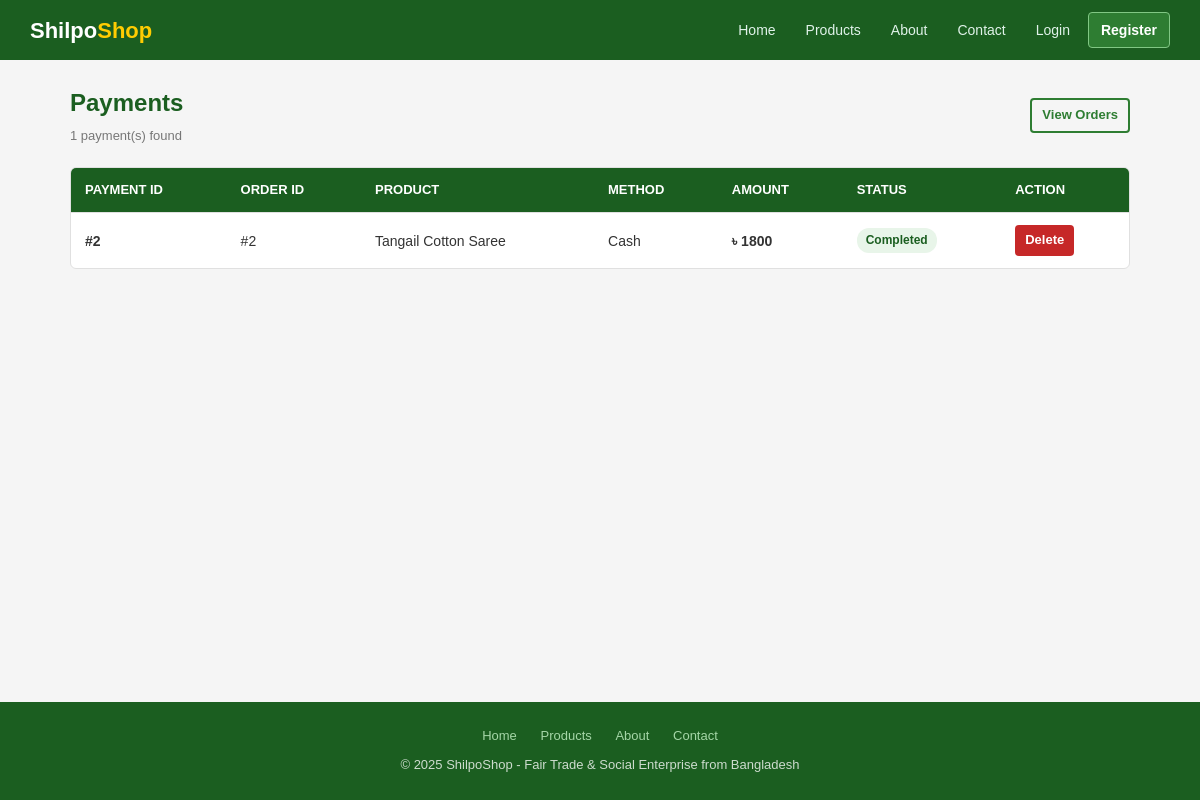
The page /payments/ on the database its author committed.
### payments_app/models.py (models this page shows, shortened)
class Payment(models.Model):
    METHOD_CHOICES = [
        ('Cash', 'Cash'),
        ('Card', 'Card'),
        ('Bkash', 'Bkash'),
    ]
    STATUS_CHOICES = [
        ('Pending', 'Pending'),
        ('Completed', 'Completed'),
    ]
    order = models.OneToOneField(
        Order,
        on_delete=models.CASCADE
    )
    payment_method = models.CharField(
        max_length=20,
        choices=METHOD_CHOICES
    )
    amount = models.IntegerField()
    payment_status = models.CharField(
        max_length=20,
        choices=STATUS_CHOICES,
        default='Pending'
    )

### orders_app/models.py (models this page shows, shortened)
class Order(models.Model):
    STATUS_CHOICES = [
        ('Pending', 'Pending'),
        ('Processing', 'Processing'),
        ('Delivered', 'Delivered'),
        ('Cancelled', 'Cancelled'),
    ]
    user = models.ForeignKey(
        User,
        on_delete=models.CASCADE
    )
    product = models.ForeignKey(
        Product,
        on_delete=models.CASCADE
    )
    quantity = models.PositiveIntegerField(default=1)
    total_price = models.IntegerField(default=0)
    status = models.CharField(
        max_length=20,
        choices=STATUS_CHOICES,
        default='Pending'
    )

### products_app/models.py (models this page shows, shortened)
class Product(models.Model):
    category = models.ForeignKey(
        Category,
        on_delete=models.CASCADE
    )
    product_name = models.CharField(
        max_length=200
    )
    description = models.TextField()
    price = models.IntegerField()
    stock = models.IntegerField(
        default=0
    )
    image = models.ImageField(
        upload_to='products/',
        blank=True,
        null=True
    )

### payments_app/views.py (the view)
def payment_list(request):
    payments = Payment.objects.all()
    return render(request, 'payments_app/payment_list.html', {
        'payments': payments
    })

### templates/payments_app/payment_list.html (shortened to what this page needs)
{% extends 'base.html' %}
{% block content %}
<div class="page-heading">
    <div>
        <h1>Payments</h1>
        <p>{{ payments|length }} payment(s) found</p>
    </div>
    <a href="{% url 'order_list' %}" class="btn btn-outline-green btn-sm">View Orders</a>
</div>
{% if payments %}
<div class="table-wrap">
    <table>
        <thead>
            <tr>
                <th>Payment ID</th>
                <th>Order ID</th>
                <th>Product</th>
                <th>Method</th>
                <th>Amount</th>
                <th>Status</th>
                <th>Action</th>
            </tr>
        </thead>
        <tbody>
            {% for payment in payments %}
            <tr>
                <td><strong>#{{ payment.id }}</strong></td>
                <td>#{{ payment.order.id }}</td>
                <td>{{ payment.order.product.product_name }}</td>
                <td>{{ payment.payment_method }}</td>
                <td><strong>&#2547; {{ payment.amount }}</strong></td>
                <td>
                    {% if payment.payment_status == "Completed" %}
                        <span class="badge badge-green">{{ payment.payment_status }}</span>
                    {% else %}
                        <span class="badge badge-orange">{{ payment.payment_status }}</span>
                    {% endif %}
                </td>
                <td>
                    <a href="{% url 'delete_payment' payment.id %}"
                       class="btn btn-red btn-sm">Delete</a>
                </td>
            </tr>
            {% endfor %}
        </tbody>
    </table>
</div>
{% else %}
<div class="empty-state">
    <div class="empty-icon">&#128179;</div>
    <p>No payments yet.</p>
    <a href="{% url 'order_list' %}" class="btn btn-green mt-2">Pay for Your Orders</a>
</div>
{% endif %}
{% endblock %}

### static/style.css (style rules this page uses)
* { margin: 0; padding: 0; box-sizing: border-box; }
body { font-family: Arial, sans-serif; background-color: #f5f5f5; color: #333; font-size: 15px; line-height: 1.6; min-height: 100vh; display: flex; flex-direction: column; }
a { color: #2e7d32; text-decoration: none; }
.page-heading { display: flex; justify-content: space-between; align-items: center; margin-bottom: 20px; flex-wrap: wrap; gap: 10px; }
.page-heading h1 { font-size: 24px; color: #1b5e20; }
.page-heading p { font-size: 13px; color: #777; margin-top: 3px; }
.btn { display: inline-block; padding: 8px 16px; border-radius: 4px; font-size: 14px; font-weight: bold; border: none; cursor: pointer; text-decoration: none !important; text-align: center; transition: opacity 0.15s; }
.btn-red { background-color: #c62828; color: #fff !important; }
.btn-outline-green { background-color: transparent; border: 2px solid #2e7d32; color: #2e7d32 !important; }
.btn-sm { padding: 5px 10px; font-size: 13px; }
.table-wrap { background: #fff; border: 1px solid #e0e0e0; border-radius: 6px; overflow: hidden; margin-bottom: 20px; }
table { width: 100%; border-collapse: collapse; }
th, td { padding: 12px 14px; text-align: left; font-size: 14px; border-bottom: 1px solid #e0e0e0; }
th { background-color: #1b5e20; color: #fff; font-size: 13px; font-weight: bold; text-transform: uppercase; }
tr:last-child td { border-bottom: none; }
.badge { display: inline-block; padding: 3px 9px; border-radius: 12px; font-size: 12px; font-weight: bold; }
.badge-green { background: #e8f5e9; color: #1b5e20; }

### rows shown on the page
Payment: id "2", order.id "2", order.product.product_name "Tangail Cotton Saree", payment_method "Cash", amount "1800", payment_status "Completed"

### other values the page prints
{{ payments|length }} "1"
